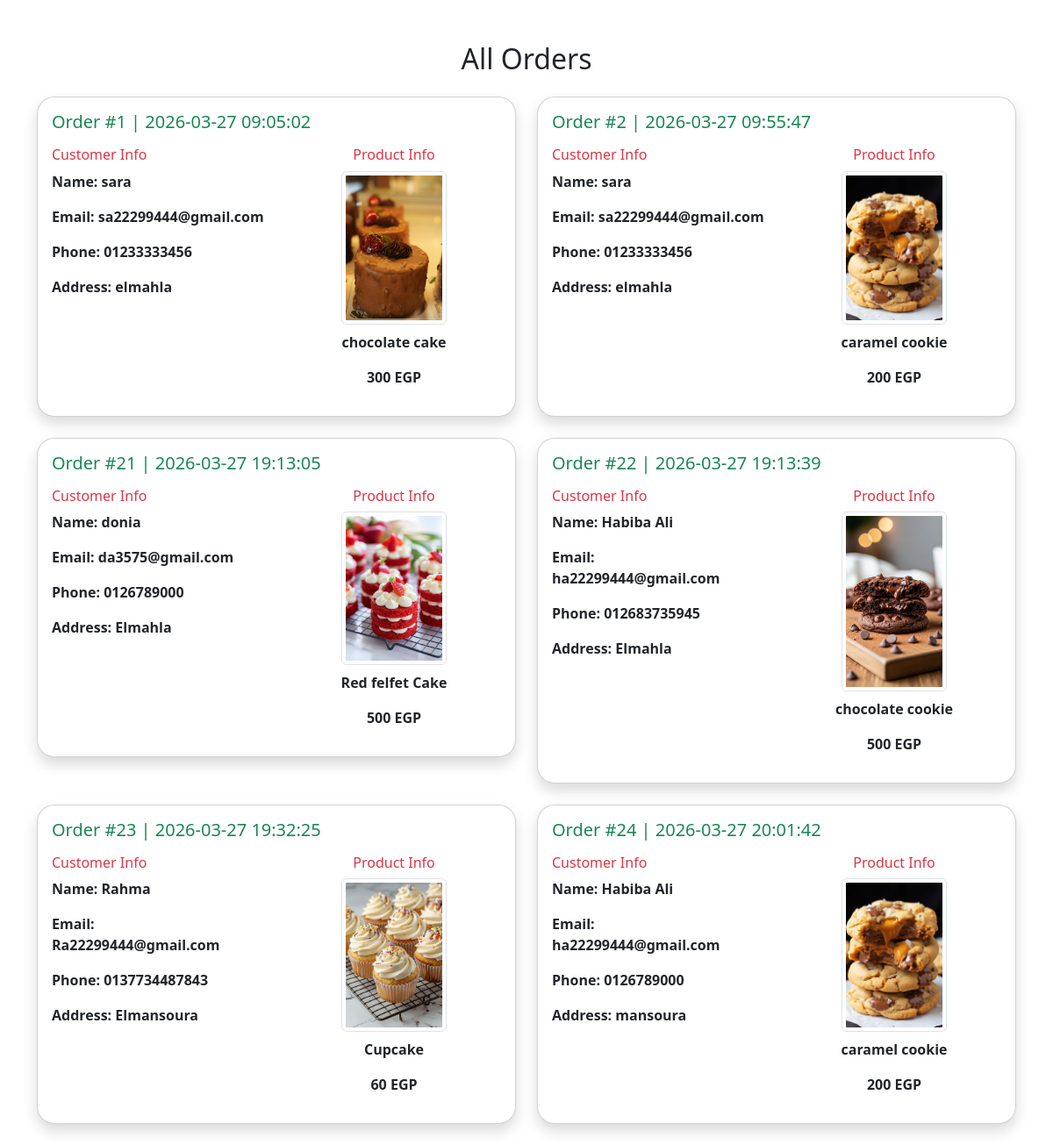
Screenshot of /user.php with the database file from the repository.
### tables this page shows
CREATE TABLE `orders` (
  `id` int(11) NOT NULL,
  `name` varchar(100) NOT NULL,
  `email` varchar(100) NOT NULL,
  `phone` varchar(20) NOT NULL,
  `address` text NOT NULL,
  `product_id` int(11) NOT NULL,
  `created_at` timestamp NOT NULL DEFAULT current_timestamp()
);

CREATE TABLE `products` (
  `id` int(255) NOT NULL,
  `name` varchar(255) NOT NULL,
  `description` text NOT NULL,
  `price` double NOT NULL,
  `image` varchar(100) NOT NULL,
  `category` varchar(255) NOT NULL
);

### user.php (the view, shortened to what this page needs)
<?php
include "config/database.php";
$stmt = $pdo->query("
    SELECT
        orders.*,
        products.name AS product_name,
        products.image AS product_image,
        products.price AS product_price
    FROM orders
    LEFT JOIN products ON orders.product_id = products.id
    ORDER BY orders.id ASC
");
$orders = $stmt->fetchAll();
?>
<!DOCTYPE html>
<html lang="en">
<head>
    <link rel="stylesheet" href="css/bootstrap.min.css">
</head>
<body>
<div class="container mt-5">
    <h2 class="text-center mb-4">All Orders</h2>
    <div class="row">
        <?php if(!empty($orders)) { ?>
            <?php foreach($orders as $order) { ?>
                <div class="col-md-6 mb-4">
                    <div class="card shadow p-3" style="border-radius:20px;">
                        <h5 class="text-success mb-3">
                            Order #<?= $order['id'] ?> | <?= $order['created_at'] ?>
                        </h5>
                        <div class="row">
                            <div class="col-md-6">
                                <h6 class="text-danger">Customer Info</h6>
                                <p class="fw-bold">Name: <?= $order['name'] ?></p>
                                <p class="fw-bold">Email: <?= $order['email'] ?></p>
                                <p class="fw-bold">Phone: <?= $order['phone'] ?></p>
                                <p class="fw-bold">Address: <?= $order['address'] ?></p>
                            </div>
                            <div class="col-md-6 text-center">
                                <h6 class="text-danger">Product Info</h6>
                                <?php if($order['product_name']) { ?>
                                    <?php if($order['product_image']) { ?>
                                        <img src="asset/<?= $order['product_image'] ?>" width="120" class="img-thumbnail mb-2">
                                    <?php } ?>
                                    <p class="fw-bold">
                                        <?= $order['product_name'] ?>
                                    </p>
                                    <p class="fw-bold">
                                        <?= $order['product_price'] ?> EGP
                                    </p>
                                <?php } else { ?>
                                    <p>No product data available</p>
                                <?php } ?>
                            </div>
                        </div>
                    </div>
                </div>
            <?php } ?>
        <?php } ?>
    </div>
</div>
</body>
</html>

### rows the page displays
orders: id "1", created_at "2026-03-27 09:05:02", name "sara", email "sa22299444@gmail.com", phone "01233333456", address "elmahla", product.image (picture), product.name "chocolate cake", product.price "300"
orders: id "2", created_at "2026-03-27 09:55:47", name "sara", email "sa22299444@gmail.com", phone "01233333456", address "elmahla", product.image (picture), product.name "caramel cookie", product.price "200"
orders: id "21", created_at "2026-03-27 19:13:05", name "donia", email "da3575@gmail.com", phone "0126789000", address "Elmahla", product.image (picture), product.name "Red felfet Cake", product.price "500"
orders: id "22", created_at "2026-03-27 19:13:39", name "Habiba Ali", email "ha22299444@gmail.com", phone "012683735945", address "Elmahla", product.image (picture), product.name "chocolate cookie", product.price "500"
orders: id "23", created_at "2026-03-27 19:32:25", name "Rahma", email "Ra22299444@gmail.com", phone "0137734487843", address "Elmansoura", product.image (picture), product.name "Cupcake", product.price "60"
orders: id "24", created_at "2026-03-27 20:01:42", name "Habiba Ali", email "ha22299444@gmail.com", phone "0126789000", address "mansoura", product.image (picture), product.name "caramel cookie", product.price "200"
